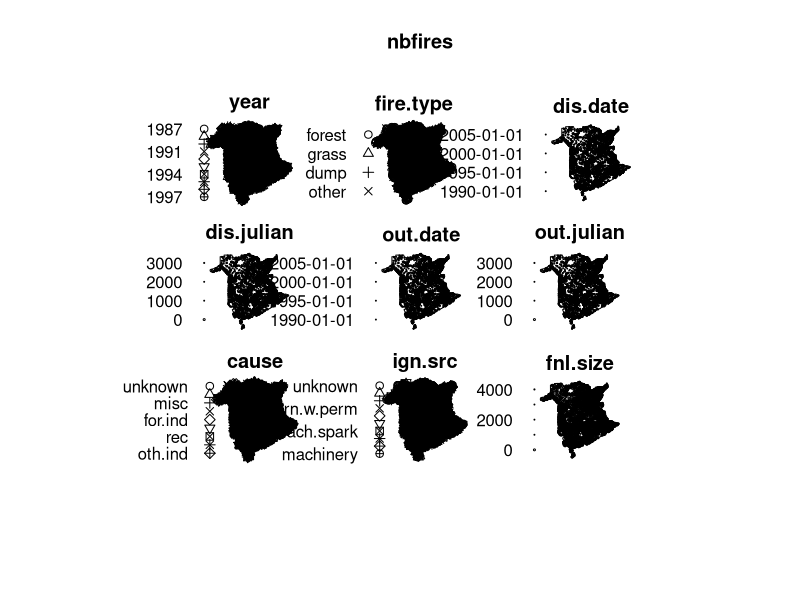
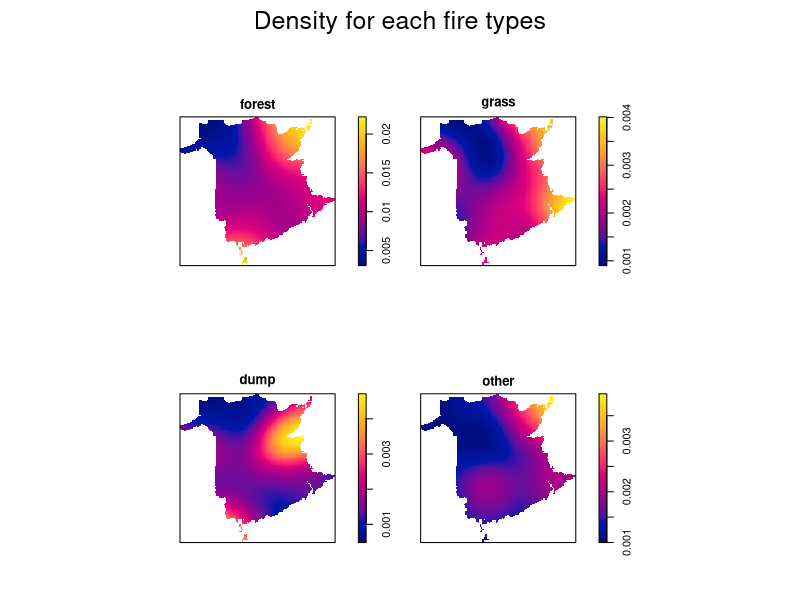
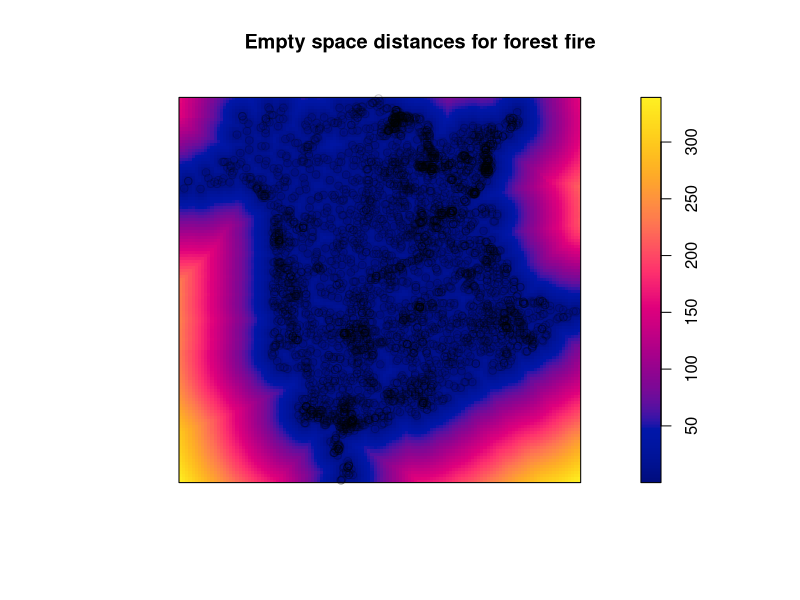
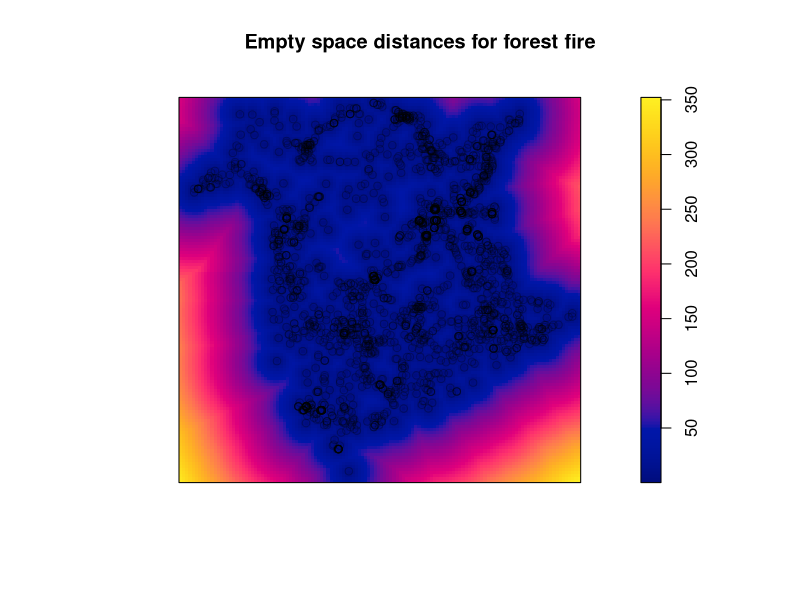
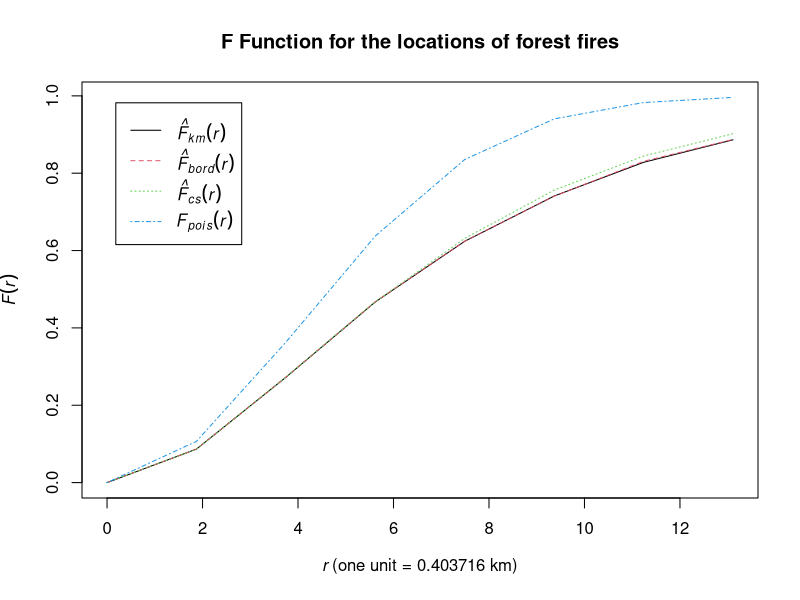
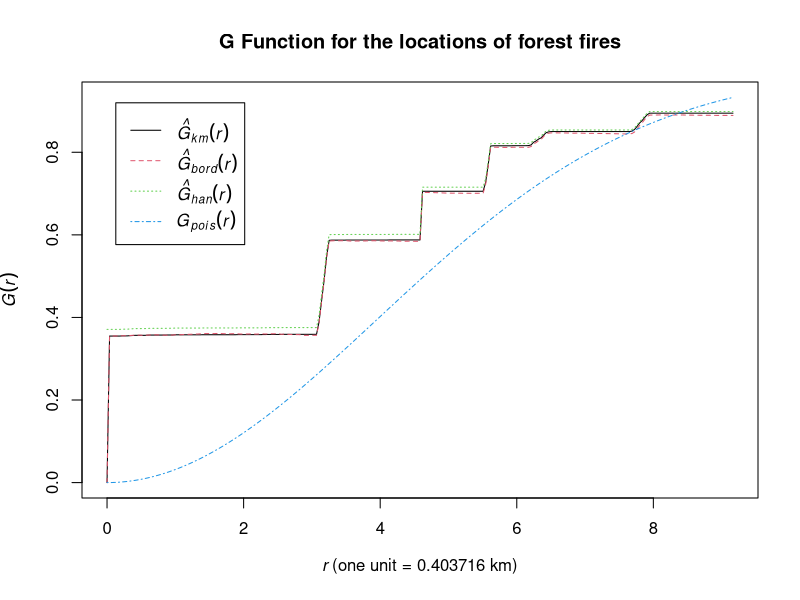
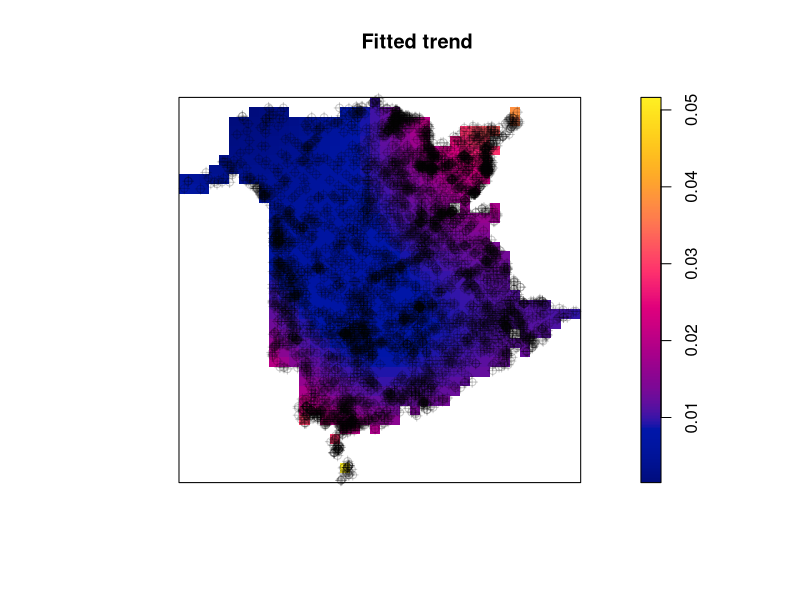

R code for these plots, in order:
library(spatstat)
data(nbfires)
str(nbfires)
summary(nbfires)
plot(nbfires)


# Remove duplicate records
#new <- nbfires[!duplicated(nbfires)]

# Produce density plots for each of fire types.
plot(density(split(nbfires, f="fire.type")), main ="Density for each fire types")

# Consider only forest fires
forestfire<- nbfires[nbfires$marks$fire.type == "forest"]
str(forestfire)
forestfire1 <- unmark(forestfire)
# Get the image of empty space distance
emp <- distmap(forestfire1)
# Plot the image 
plot(emp, main="Empty space distances for forest fire")
plot(forestfire1, add = TRUE)


# Consider NOT forest fires
noforestfire<- nbfires[!nbfires$marks$fire.type == "forest"]
str(noforestfire)
noforestfire1 <- unmark(noforestfire)
# Get the image of empty space distance
emp <- distmap(noforestfire1)
# Plot the image 
plot(emp, main="Empty space distances for forest fire")
plot(noforestfire1, add = TRUE)


# Compute and plot the F function for the locations of forest fires
f <- Fest(forestfire1) 
plot(f, main="F Function for the locations of forest fires")

# Compute and plot the G function for the locations of forest fires
g <- Gest(forestfire1) 
plot(g, main="G Function for the locations of forest fires")

# Remove marks information
forestfire1 <- unmark(forestfire)
# Fit an inhomogeneous Poisson model with an intensity that is a polynomial of degree 3 of x and y coordinates
fit <- ppm(forestfire1, ~polynom(x, y, 3)) 
fit
par(mfrow=c(1,1))
plot(fit, se = FALSE)
plot(forestfire1, pch= 3, add = TRUE)

cdf.test(fit, function(x,y){y})
